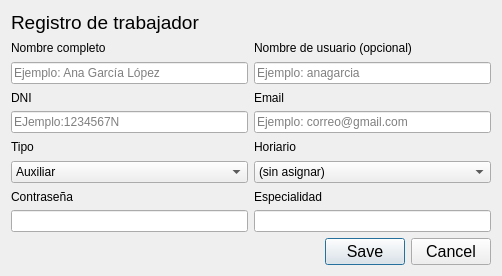
<?xml version="1.0" encoding="UTF-8"?>
<ui version="4.0">
 <class>Dialog</class>
 <widget class="QDialog" name="Dialog">
  <property name="geometry">
   <rect>
    <x>0</x>
    <y>0</y>
    <width>502</width>
    <height>276</height>
   </rect>
  </property>
  <property name="windowTitle">
   <string>Dialog</string>
  </property>
  <layout class="QGridLayout" name="gridLayout">
   <item row="0" column="0">
    <widget class="QLabel" name="label">
     <property name="font">
      <font>
       <pointsize>14</pointsize>
      </font>
     </property>
     <property name="text">
      <string>Registro de trabajador</string>
     </property>
    </widget>
   </item>
   <item row="4" column="1">
    <widget class="QLineEdit" name="txt_email">
     <property name="placeholderText">
      <string>Ejemplo: correo@gmail.com</string>
     </property>
    </widget>
   </item>
   <item row="7" column="0">
    <widget class="QLabel" name="label_2">
     <property name="lineWidth">
      <number>8</number>
     </property>
     <property name="text">
      <string>Contraseña</string>
     </property>
    </widget>
   </item>
   <item row="1" column="0">
    <widget class="QLabel" name="label_3">
     <property name="text">
      <string>Nombre completo</string>
     </property>
    </widget>
   </item>
   <item row="2" column="0">
    <widget class="QLineEdit" name="txt_nombre_completo">
     <property name="placeholderText">
      <string>Ejemplo: Ana García López</string>
     </property>
    </widget>
   </item>
   <item row="3" column="1">
    <widget class="QLabel" name="label_6">
     <property name="text">
      <string>Email</string>
     </property>
    </widget>
   </item>
   <item row="9" column="1">
    <widget class="QDialogButtonBox" name="buttonBox">
     <property name="font">
      <font>
       <pointsize>12</pointsize>
      </font>
     </property>
     <property name="orientation">
      <enum>Qt::Orientation::Horizontal</enum>
     </property>
     <property name="standardButtons">
      <set>QDialogButtonBox::StandardButton::Cancel|QDialogButtonBox::StandardButton::Save</set>
     </property>
    </widget>
   </item>
   <item row="3" column="0">
    <widget class="QLabel" name="label_5">
     <property name="text">
      <string>DNI</string>
     </property>
    </widget>
   </item>
   <item row="8" column="0">
    <widget class="QLineEdit" name="txt_password"/>
   </item>
   <item row="4" column="0">
    <widget class="QLineEdit" name="txt_dni">
     <property name="maxLength">
      <number>9</number>
     </property>
     <property name="placeholderText">
      <string>EJemplo:1234567N</string>
     </property>
    </widget>
   </item>
   <item row="6" column="1">
    <widget class="QComboBox" name="horario">
     <item>
      <property name="text">
       <string>(sin asignar)</string>
      </property>
     </item>
     <item>
      <property name="text">
       <string>Mañana</string>
      </property>
     </item>
     <item>
      <property name="text">
       <string>Tarde</string>
      </property>
     </item>
    </widget>
   </item>
   <item row="2" column="1">
    <widget class="QLineEdit" name="txt_nombre_usuario">
     <property name="placeholderText">
      <string>Ejemplo: anagarcia</string>
     </property>
    </widget>
   </item>
   <item row="1" column="1">
    <widget class="QLabel" name="label_4">
     <property name="text">
      <string>Nombre de usuario (opcional)</string>
     </property>
    </widget>
   </item>
   <item row="8" column="1">
    <widget class="QLineEdit" name="txt_especialidad"/>
   </item>
   <item row="6" column="0">
    <widget class="QComboBox" name="tipo">
     <item>
      <property name="text">
       <string>Auxiliar</string>
      </property>
     </item>
     <item>
      <property name="text">
       <string>Coordinador</string>
      </property>
     </item>
     <item>
      <property name="text">
       <string>Especialista</string>
      </property>
     </item>
    </widget>
   </item>
   <item row="5" column="0">
    <widget class="QLabel" name="label_7">
     <property name="text">
      <string>Tipo</string>
     </property>
    </widget>
   </item>
   <item row="5" column="1">
    <widget class="QLabel" name="label_8">
     <property name="text">
      <string>Horiario</string>
     </property>
    </widget>
   </item>
   <item row="7" column="1">
    <widget class="QLabel" name="lbl_especialidad">
     <property name="text">
      <string>Especialidad</string>
     </property>
    </widget>
   </item>
  </layout>
 </widget>
 <resources/>
 <connections>
  <connection>
   <sender>buttonBox</sender>
   <signal>accepted()</signal>
   <receiver>Dialog</receiver>
   <slot>accept()</slot>
   <hints>
    <hint type="sourcelabel">
     <x>248</x>
     <y>254</y>
    </hint>
    <hint type="destinationlabel">
     <x>157</x>
     <y>274</y>
    </hint>
   </hints>
  </connection>
  <connection>
   <sender>buttonBox</sender>
   <signal>rejected()</signal>
   <receiver>Dialog</receiver>
   <slot>reject()</slot>
   <hints>
    <hint type="sourcelabel">
     <x>316</x>
     <y>260</y>
    </hint>
    <hint type="destinationlabel">
     <x>286</x>
     <y>274</y>
    </hint>
   </hints>
  </connection>
 </connections>
</ui>
